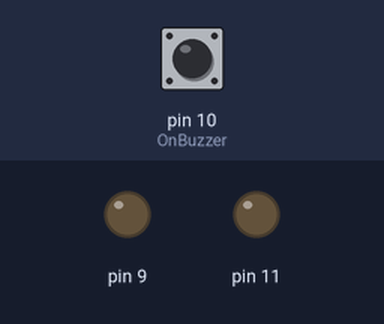
The sketch below on a simulated Arduino Uno, built with avr-gcc and run on an emulated ATmega328P. On the bench: output pins drawn as LEDs (lit = HIGH). Dashed ring = blinking. The test bench sets the inputs (shaded band); at power-on: pin 10 (OnBuzzer) HIGH.

Above: at 1.2 s.
1.3 s: pin 10 (OnBuzzer) pulsed LOW 5 times (0.12 s each, 0.3 s apart)
At 1.62 s:
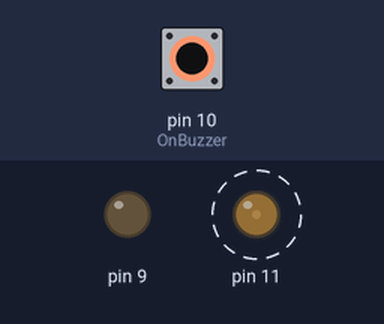
At 3.7 s:
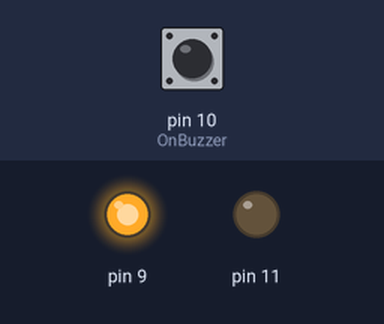
Timing chart, 0 to 5.2 s (numbered marks = the images above; inputs shaded):
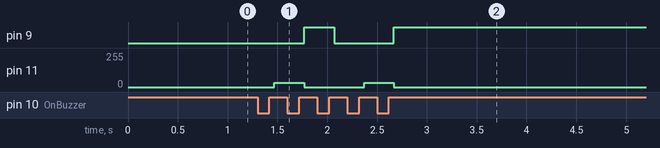

Measured:
- after the input at 1.3 s, pin 9: LOW → HIGH after 0.47 s, → LOW 0.30 s later, → HIGH 0.60 s later; pin 11: alternates 32/255 for 0.30 s and 0/255 for 0.60 s, 4 changes in all, then stays 0/255, starting after 0.17 s

The sketch:

4.ino
```cpp
// Generated code for Scenario4

void setup() {
  Serial.begin(9600);
  pinMode(10, INPUT);
  pinMode(9, OUTPUT);
  pinMode(11, OUTPUT);
}

void OffAll() {
    digitalWrite(9, LOW);
    analogWrite(11, 0);
    int front190 = false;

    while (true) {
        if (digitalRead(10) == LOW) {
      front190 = true;
    }

    if (front190 == true && digitalRead(10) == HIGH) {
      delay(50);
      OnBuzzer();
    }
    }
  }
void OnBuzzer() {
    analogWrite(11, 800);
    int front290 = false;

    while (true) {
        if (digitalRead(10) == LOW) {
      front290 = true;
    }

    if (front290 == true && digitalRead(10) == HIGH) {
      delay(50);
      OnLed();
    }
    }
  }
void OnLed() {
    analogWrite(11, 0);
    digitalWrite(9, HIGH);
    int front403 = false;

    while (true) {
        if (digitalRead(10) == LOW) {
      front403 = true;
    }

    if (front403 == true && digitalRead(10) == HIGH) {
      delay(50);
      OffAll();
    }
    }
  }
void loop() {
  OffAll();
}
```
